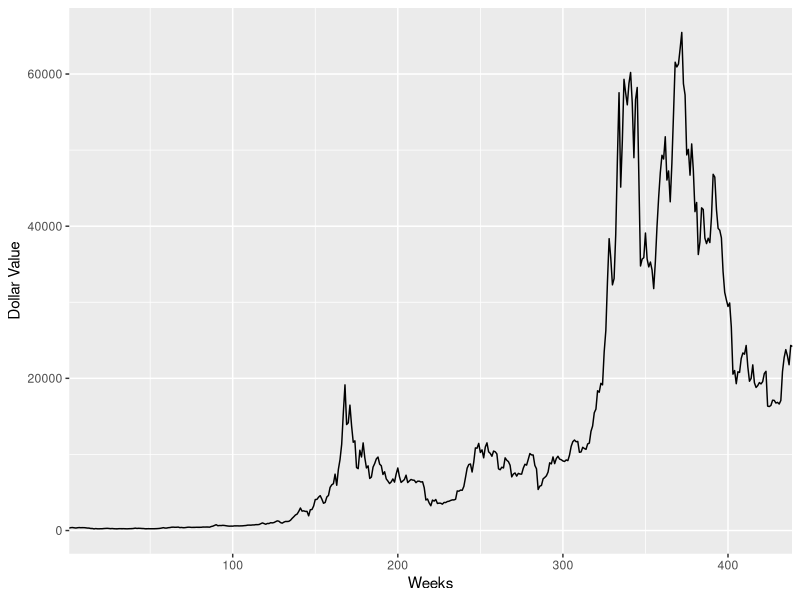
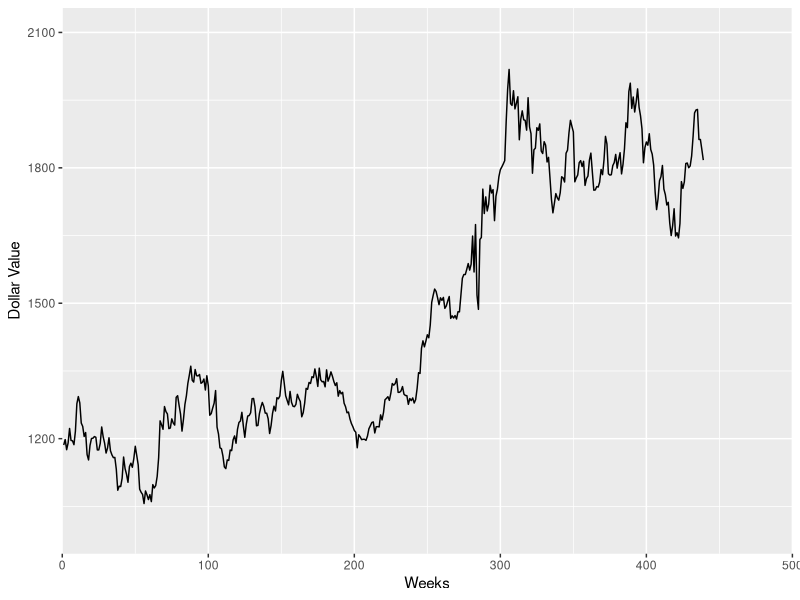
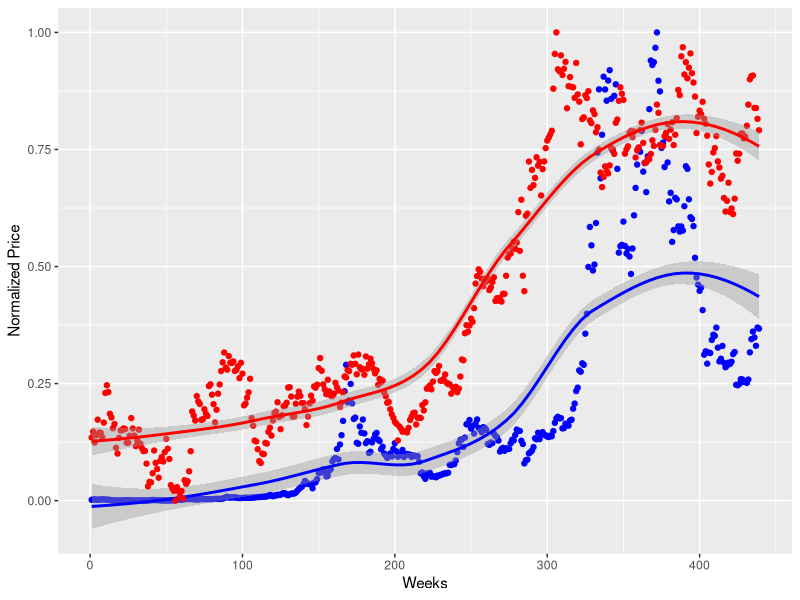
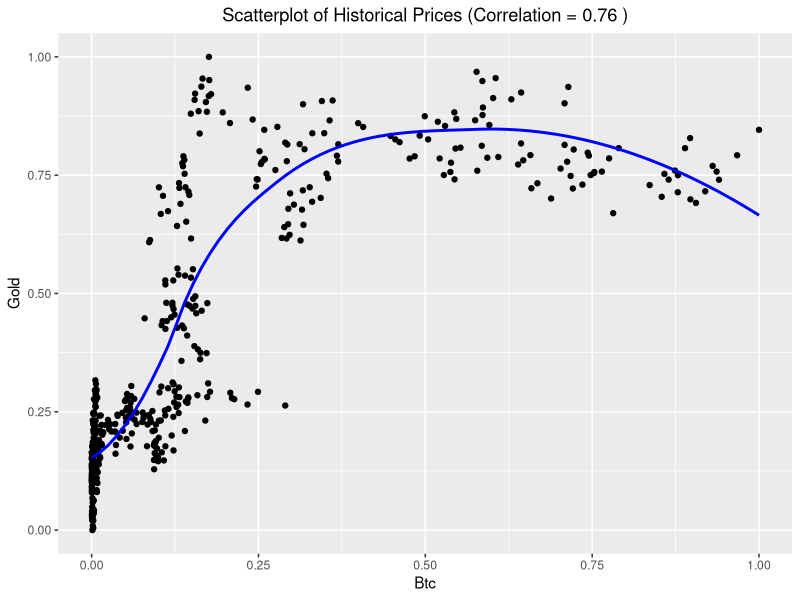
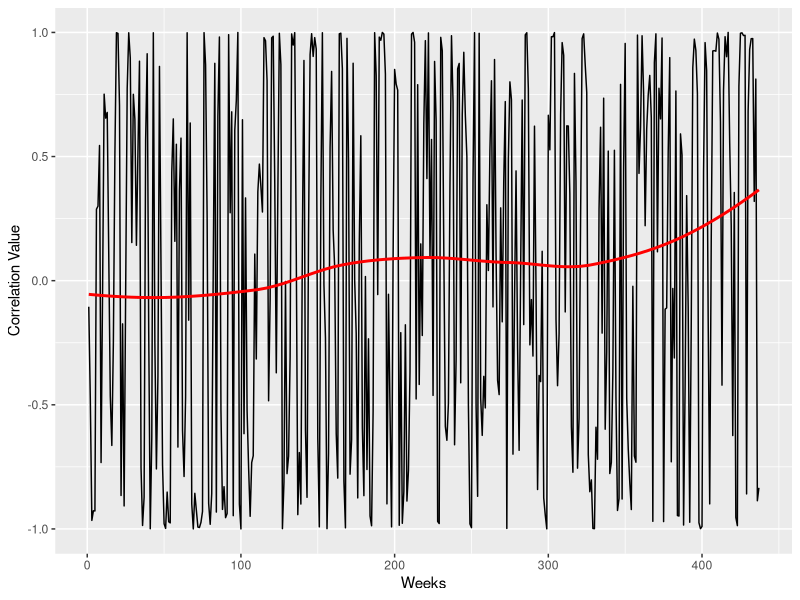

R code for these plots, in order:
# this r file is aiming to analyze the correlation between the 
# historical price of the cryptocurrency bitcoin and gold 
# since November 1st, 2014.
# this will use ggplot2 to visualize the graph and to provide 
# visual clues as to where certain events happened that caused the
# price of both to rise or fall

# install package ggplot2 and zoo(used for rolling correlation)

  install.packages("ggplot2")
  install.packages("zoo")
  library(ggplot2)
  library(zoo)

# load in both csv files, btc price history and gold price history
  btc <- read.csv("btc_weekly.csv")
  gold_pre <- read.csv("gold_weekly.csv")

# we only need the closing price of both commodities here, as
# well as the date

  btc <- data.frame(btc[6])
  gold_pre <- data.frame(gold_pre[2])

# the data frames are sorted oppositely, sort gold in ascending order

  gold_pre <- as.data.frame(apply(gold_pre, 2, rev))

# cut top value

  gold <- as.data.frame(gold_pre[-1,])
  colnames(gold)[1] <- "Price"

# note that the time that the data was measured varies slightly

# now, how to analyze data... goal here is to see 
# 1) how correlated the price of each commodity are
# 2) are there significant drops in the price of each that could be 
# explained by an effect on one
# 3) visualize the graph

  # firstly, we will visualize the price in terms of # of weeks
  # that have passed since ~ 11/01/2014. There are some reasons
  # this is done and not individual dates. The main reason is that
  # the price of oil is not traded/counted during the weekdays, 
  # which results in significantly less data as BTC is traded
  # 24/7. Secondary, we can ditch the date and instead use weeks since 
  # 11/01/2014. This is less useful but matches up for the sake of the 
  # provided data a little better.
  
  # this is hardly useful in itself, however we will progress
  # and attempt to find weeks that are strongly correlated

  ggplot(data = btc, aes(x = seq_along(Adj.Close), y = Adj.Close)) +
    geom_line() +
    scale_x_continuous(limits = c(1, nrow(btc)), expand = c(0, 0)) +
    xlab("Weeks") +
    ylab("Dollar Value")
  
  gold$Price <- as.numeric(gsub(",", "", gold$Price))
  
  ggplot(data=gold, aes(x = as.numeric(seq_along(Price)), y = Price)) +
    geom_line(na.rm = TRUE) +
    scale_y_continuous(limits = c(1000, 2100)) +
    scale_x_continuous(limits = c(0, 500), expand = c(0, 0)) +
    xlab("Weeks") +
    ylab("Dollar Value")

# comparing both data frames

  # pearson correlation

  pearson_cor <- cor(btc$Adj.Close, gold$Price, method = "pearson")
  
  # 0.755727
  # pearson correlation reports strong correlation
  # however, these are financial commodities and as such,
  # are likely to already be strongly correlated 
  
  # next, we will graph a scatterplot, using both btc and gold, and 
  # attempt to put a smoothing line on it.
  #
  # to do this, we need to standardize the pricing. the scatterplot
  # would not be useful given that btc max is >60000 and gold max is 
  # 2000. so, we will normalize the price of btc and gold 
  
  btc_normalized <- as.data.frame((btc$Adj.Close - min(btc$Adj.Close)) / 
                       (max(btc$Adj.Close) - min(btc$Adj.Close)))
  colnames(btc_normalized)[1] <- "Adj.Close"
  
  gold_normalized <- as.data.frame((gold$Price - min(gold$Price)) / 
    (max(gold$Price) - min(gold$Price)))
  colnames(gold_normalized)[1] <- "Price"
  
  ggplot() +
    geom_point(data = btc_normalized, aes(x = 1:length(Adj.Close), 
               y = Adj.Close), color = "blue") +
    geom_smooth(data = btc_normalized, aes(x = 1:length(Adj.Close), 
                                           y = Adj.Close), color = "blue") +
    geom_point(data = gold_normalized, aes(x = 1:length(Price), y = Price), 
               color = "red") +
    geom_smooth(data = gold_normalized, aes(x = 1:length(Price), y = Price), 
                color = "red") +
    xlab("Weeks") + 
    ylab("Normalized Price")
  
  # now there is a normalized scatterplot that shows how gold and btc
  # rise and fall together. note that the trend line is LOESS, or locally
  # estimated scatterplot smoothing.
  
  # what this next graph shows is a single scatterplot that displays
  # points on the graph representing the price of both assets on a
  # given week.
  
  comb_norm <- cbind(btc_normalized, Price = gold_normalized$Price)
  colnames(comb_norm)[1] = "BtcPrice"
  colnames(comb_norm)[2] = "GoldPrice"
  
  correlation <- cor(comb_norm$BtcPrice, comb_norm$GoldPrice)
  
  ggplot(comb_norm, aes(x = BtcPrice, y = GoldPrice)) +
    geom_point() +
    geom_smooth(method = "loess", se = FALSE, color = "blue") +
    xlab("Btc") +
    ylab("Gold") +
    ggtitle(paste("Scatterplot of Historical Prices (Correlation =", 
                  round(correlation, 2), ")")) +
    theme(plot.title = element_text(hjust = 0.5))
  
  
  # next: attempt to find periods of time where the correlation is 
  # strongest, weakest. for this purpose i think that importing another
  # library, zoo, will work best for finding rolling correlation
  
  # this will be done in a three-week rolling correlation
  
  three_week_roll <- rollapply(comb_norm, width=3, function(x) cor(x[,1],x[,2]),
                              by.column=FALSE)
  
  three_week_roll <- as.data.frame(three_week_roll)
  colnames(three_week_roll)[1] <- "RollCor"
  
  ggplot(data = three_week_roll, aes(x = seq_along(RollCor), 
                                     y = RollCor)) +
    geom_line() +
    geom_smooth(method = "loess", se=FALSE, color = "red") +
    xlab("Weeks") +
    ylab("Correlation Value")
    
  # this graph looks visually unappealing, as the correlation is all over
  # the place. however, the LOESS line does show the areas (or more
  # broadly, the vague years), where correlation is either positive
  # or negative. however, merely by looking at it, we can see that there are 
  # three areas of interest of this high level view.
  # 100 - 200 weeks strong correlation
  # 200 - 325 weeks negative correlation
  # 325 - 500 weeks strong correlation
  
  
  
